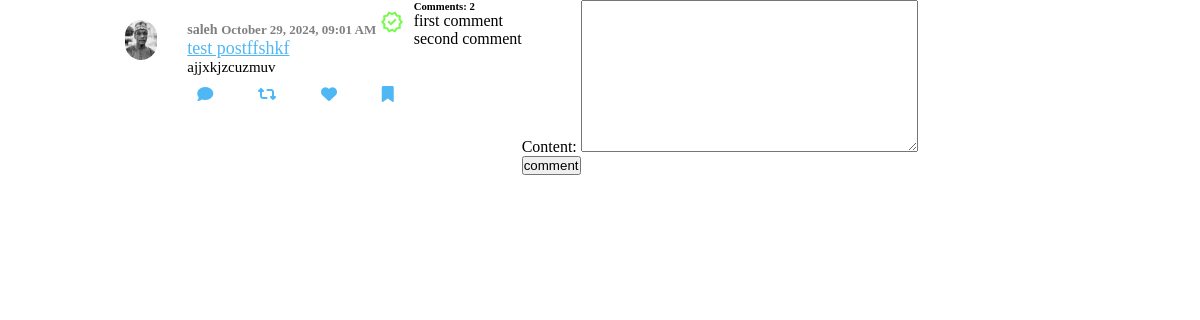
Page /post_datails/14/ on the committed database.
### blog/models.py (models this page shows, shortened)
class Post(models.Model):
    title = models.CharField(max_length=100)
    content = models.TextField()
    author = models.ForeignKey(User, on_delete=models.CASCADE)
    date_created = models.DateTimeField(auto_now_add=True)
    class Meta:
        ordering = ('-date_created',)  # Ensures new posts are on top
    def comment_count(self):
        return self.comments_set.all().count()
    def time_since_posted(self):
        now = timezone.now()
        date_created = timezone.localtime(self.date_created)
        time_difference = now - date_created
        return date_created.strftime("%B %d, %Y, %I:%M %p")

class Comments(models.Model):
    user = models.ForeignKey(User, on_delete=models.CASCADE )
    post = models.ForeignKey(Post, on_delete=models.CASCADE)
    content = models.TextField()

### users/models.py (models this page shows, shortened)
class Profile(models.Model):
    user = models.OneToOneField(User, on_delete=models.CASCADE)
    bio = models.TextField(max_length=500, blank=True)
    profile_picture = models.ImageField(upload_to='profile_pics', default='default-pic.jpeg')
    nickname = models.CharField(max_length=100, blank=True)
    department = models.CharField(max_length=100, blank=True)
    interests = models.ManyToManyField('Interest', blank=True)  # Many-to-Many relationship for tags
    instagram = models.URLField(blank=True)
    linkedin = models.URLField(blank=True)
    facebook = models.URLField(blank=True)
    tiktok = models.URLField(blank=True)
    youtube = models.URLField(blank=True)

### blog/views.py (the view)
# urls.py: path('post_datails/<int:pk>/', views.post_details, name='post_details'),
def post_details(request, pk):
    post = Post.objects.get(id=pk)
    if request.method =='POST':
      c_form = CommentForm(request.POST)
      if c_form.is_valid():
        instance  =  c_form.save(commit=False)
        instance.user = request.user
        instance.post = post
        instance.save()
        return redirect('blog:post_details', pk=post.id)
    else:
        c_form = CommentForm()
    context={
          'post':post,
          'c_form':c_form,
    }
    return render(request,'blog/post_details.html', context)

### blog/forms.py
class CommentForm(forms.ModelForm):
    class Meta:
        model = Comments
        fields = ('content',)

### templates/blog/post_details.html (shortened to what this page needs)
{% load static %}
<!DOCTYPE html>
<html lang="en">
<head>
    <link rel="stylesheet"  href="{% static 'css/blog.css' %}">
</head>
<body>
    <div class="post">
       <div class="post-avater">
           <img src="{{ post.author.profile.profile_picture.url}}" alt="Profile Picture">
       </div>
       <div class="post-body">
           <div class="post-header">
               <div class="post-nickname">
                   <h3>{{post.author}} <span class="date">{{ post.time_since_posted }}</span>
                   <span class="post-headerspecial">
                       <br>
                   </span>
                   </h3>
               </div>
                <div class="post-headerdescription">
                   <a class="title" href="{% url 'blog:post_details' post.id%}">{{ post.title }}</a>
                   <p class="post-text">{{ post.content|truncatewords:30|linebreaks }}</p>
                </div>
           </div>
           <div class="post-footer">
               <i class="fa fa-comment"></i>
               <i class="fa fa-retweet"></i>
               <i class="fa fa-heart"></i>
               <i class="fa fa-bookmark"></i>
           </div>
       </div>
    </div>
        <section>
            <h6>Comments: {{ post.comment_count   }} </h6>
              {%for comments in post.comments_set.all%}
            <div>
                    <p>{{comments.content}}</p>
            </div>
            {%endfor%}
        </section>
     <section>
     <form action="" method="post">
        {{c_form}}
        <input type="submit" value="comment">
     </form>
     </section>
</body>
</html>

### static/css/blog.css (style rules this page uses)
* { padding: 0; margin: 0; box-sizing: border-box; }
body { --twitter-color: #50b7f5 ; --twitter-background:#e6ecf0; }
body { display: flex; margin-left: auto; margin-right: auto; height: 100vh; max-width: 1000px ; padding: 0 5px; }
.post-avater img { border-radius: 50px; height: 40px ; }
.post { display: flex; align-items: flex-start; border-bottom: 1px solid color var(--twitter-background); padding-bottom: 10px; }
.post-footer { display: flex; justify-content: space-between; margin-top: 10px; padding-inline: 10px; }
.post-footer .fa { color: var(--twitter-color); }
.post-nickname { font-weight: 600; font-size: 12px; color: gray; }
.date { font-size: 13px; }
.title { font-size: 18px; text-decoration: underline; color: var(--twitter-color); background: var(--twitter-background) inline; }
.post-text { font-size: 15px; font-family: 'Franklin Gothic Medium', 'Arial Narrow', Arial, sans-serif; }
.post-headerdescription { margin-bottom: 10px; font-size: 15px; }
.post-body { flex: 1; padding: 10px; }
.post-avater { padding: 20px; }

### rows in the picture
Post: author.profile.profile_picture (picture), author "saleh", time_since_posted "October 29, 2024, 09:01 AM", title "test postffshkf", content "ajjxkjzcuzmuv", comment_count "2"
Comments: content "first comment"
Comments: content "second comment"
